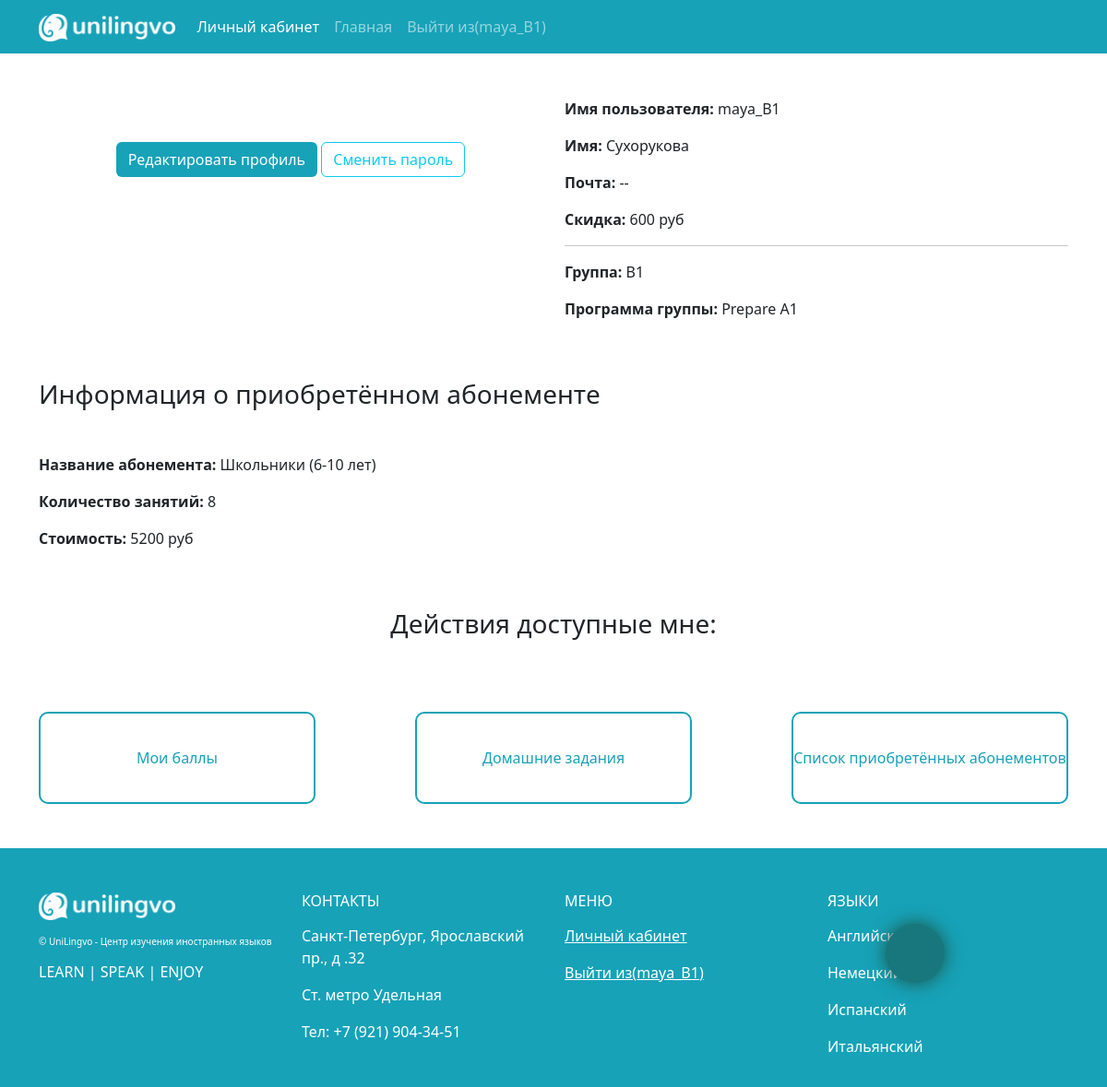
/profiles/personal-area/ (signed in), run on the app's committed database.
### app_profiles/models.py (models this page shows, shortened)
class Student(User):
    photo      = models.ImageField(upload_to = get_file_path, verbose_name="Фотография", blank = True)
    group      = models.ForeignKey(LearingGroup, on_delete=models.CASCADE, verbose_name="Группа")
    date_born   = models.DateField(verbose_name="Дата рождения", blank=True, null=True)
    discount  = models.ForeignKey("app_abonements.Discount", on_delete=models.RESTRICT, verbose_name="Скидка", blank=True, null=True)
    class Meta:
        verbose_name = "Ученик"
        verbose_name_plural = "Ученики"

### app_abonements/models.py (models this page shows, shortened)
class Discount(models.Model):
    discount = models.IntegerField("Значение скидки")
    value = models.CharField("Величина", choices=discount_CHOICES, max_length=255)
    class Meta:
        verbose_name = "Значение скидоки"
        verbose_name_plural = "Значения скидок"
    def __str__(self):
        return f"{self.discount} {self.value}"

class PaymentAbonement(models.Model):
    student = models.ForeignKey(Student, on_delete=models.CASCADE, verbose_name="Какой студент")
    abonement = models.ForeignKey(Abonement , on_delete=models.CASCADE, verbose_name="Какой абонемент")
    date_start = models.DateField(verbose_name="Дата старта абонемента")
    date_payment = models.DateField(verbose_name="Дата оплаты абонемента абонемента")
    class Meta:
        verbose_name = "Оплата абонемента"
        verbose_name_plural = "Оплаты абонементов"

class Abonement(models.Model):
    name = models.CharField(verbose_name="Название абонемента", max_length=255)
    amount_lesson = models.IntegerField(verbose_name="Кол-во занятий")
    price = models.IntegerField(verbose_name="Стоимость абонемента (руб.)")
    duration = models.CharField(verbose_name="Продолжительность 1 занятия", max_length=255)
    description  = models.TextField(verbose_name="Описание")
    course = models.ManyToManyField(TrainingProgramm, verbose_name="К какому курсу", related_name='abonement_courses')
    photo = models.ImageField(verbose_name="Фото", upload_to=get_file_path)
    class Meta:
        verbose_name = "Абонемент"
        verbose_name_plural = "Абонементы"

### app_lancen/models.py (models this page shows, shortened)
class LearingGroup(models.Model):
    name = models.CharField(verbose_name='Название группы', max_length=255)
    level = models.CharField(verbose_name='Уровень', max_length=255)
    description = models.TextField(verbose_name="Описание (программа обучения и пр.)")
    class Meta:
        verbose_name = "Учебная группа"
        verbose_name_plural = "Учебные группы"
        db_table = "learning_group"

### app_profiles/views.py (the view)
# urls.py: path('personal-area/', PersonalArea.as_view(), name='personal_area'),
class PersonalArea(DataMixin, LoginRequiredMixin, TemplateView):
    login_url = reverse_lazy('profiles:login')
    template_name = 'app_profiles/personal-area.html'
    def get_context_data(self, **kwargs):
        context = super().get_context_data(**kwargs)
        data_mixin_context = self.get_user_context(title = "Личный кабинет", test = "test")
        if self.request.user.groups.filter(name='teacher').exists():
            context["techer_user"] = Teacher.objects.get(id = self.request.user.id)
        if self.request.user.groups.filter(name='student').exists():
            context["student_user"] = Student.objects.get(id = self.request.user.id)
        return dict(list(context.items()) + list(data_mixin_context.items()))

### app_lancen/utils.py (called while the page is built)
def get_student(id):
    try:
        return Student.objects.get(pk = id)
    except:
        return False

    def get_user_context(self, **kwargs):
        context = kwargs
        modern_menu = menu.copy()
        if  self.request.user.is_authenticated:
            modern_menu.append({'title' : "Личный кабинет" , 'link' : 'profiles:personal_area'})
        if self.request.user.groups.filter(name='teacher').exists():
            context["pers_area_items"] = teacher_pers_area_items
        if self.request.user.groups.filter(name='student').exists():
            context["pers_area_items"] = student_pers_area_items
        if self.request.user.is_superuser:
            context["pers_area_items"] = admin_pers_area_items
        context['menu'] = modern_menu
        context["recall_form"] = RecallForm
        context['contact_form'] = ContactForm
        return context

### app_profiles/templatetags/app_profiles_tags.py (called while the page is built)
@register.simple_tag()
def teacher_or_student(user_id):
    if get_student(user_id):
        return "student"
    elif get_teacher(user_id):
        return "teacher"
    else:
        return False

@register.inclusion_tag('templatetags/app_profiles/student_profile.html')
def student_profile(id_user):
    student = Student.objects.get(pk = id_user)
    abonement_info =  PaymentAbonement.objects.filter(student_id = id_user).order_by('-id')[0]
    return {'student': student, 'abonement_info': abonement_info}

### templates/app_profiles/personal-area.html (shortened to what this page needs)
{% extends 'base.html' %}
{% load bootstrap5 %}
{% load static %}
{% load app_profiles_tags %}
{% block other_css %}
<link rel="stylesheet" href="{% static 'app_profiles/css/profile.css' %}">
{% endblock other_css %}
{% block content %}
<section>
    {%  teacher_or_student request.user.id as role_user %}
    {% if role_user == "student" %} {% student_profile request.user.id %}{% endif %}
</section>
<section class = "pt-5 pb-5">
    <h3 class = "text-center">Действия доступные мне:</h3>
    <div class="d-flex justify-content-lg-between justify-content-center flex-wrap mt-5">
        {% for item in pers_area_items  %}
            <a class = "control_panel_link" href="{% url item.link %}">{{item.title}}</a>
        {% endfor %}
    </div>
</section>
{% endblock content %}

### templates/base.html (shortened to what this page needs)
<!DOCTYPE html>
<html lang="en" class="h-100">
<head>
    {% load static %}
    {% load bootstrap5 %}
    {% load bootstrap_icons %}
    {% bootstrap_css %}
    <link type="text/css" href="{% static 'app_lancen/css/style.css' %}" rel="stylesheet" />
    <link rel="stylesheet" href="https://cdn.jsdelivr.net/npm/bootstrap-icons@1.9.1/font/bootstrap-icons.css">
    {% block other_css %}{% endblock other_css %}
</head>
<body class="d-flex flex-column h-100">
    <header>
        <nav class="navbar navbar-expand-lg navbar-dark my_bg_info" >
            <div class="container">
              <a class="navbar-brand" href="{% url 'lancen:index' %}">
                <img src="{% static 'app_lancen/img/new_lancen_logo.png' %} " alt="" style = "height:30px;">
              </a>
              <div class="collapse navbar-collapse" id="navbarSupportedContent">
                <ul class="navbar-nav me-auto mb-2 mb-lg-0">
                    {% for m in menu %}
                    <li class="nav-item">
                        <a class="nav-link" href="{% url m.link  %}" >
                            {{m.title}}
                        </a>
                    </li>
                    {% endfor %}
                    <li class="nav-item"><a class="nav-link" href="https://unilingvo.ru/">Главная</a></li>
                    <li class="nav-item">
                        {% if not request.user.is_authenticated %}
                        <a class="nav-link" href="{% url 'profiles:login' %}">Авторизация</a>
                        {% else %}
                        <a class="nav-link" href="{% url 'profiles:logout' %}">Выйти из({{request.user.username}})</a>
                        {% endif %}
                    </li>
                </ul>
              </div>
            </div>
        </nav>
    </header>
    <main>
        <div class="container">
            {% block content %}{% endblock content %}
        </div>
    </main>
    <footer class="footer mt-auto py-3 my_bg_info pt-5">
        <div class="container">
            <div class="row text-white">
                <div class="col-lg-3 col-md-6 col-sm-12">
                    <div class="logo" >
                        <img src="{% static 'app_lancen/img/new_lancen_logo.png' %} " alt="" style = "height:30px;">
                    </div>
                    <div class="mt-3">
                        <p style = "font-size: 10px;">&copy; UniLingvo - Центр изучения иностранных языков</p>
                        <h6>LEARN | SPEAK | ENJOY</h6>
                    </div>
                </div>
                <div class="col-lg-3 col-md-6 col-sm-12">
                   <h6 class = "">КОНТАКТЫ</h6>
                    <p class = "mt-3"> Санкт-Петербург, Ярославский пр., д .32</p>
                    <p class = "mt-3"> Ст. метро Удельная</p>
                    <p class = "mt-3"> Тел: +7 (921) 904-34-51</p>
                </div>
                <div class="col-lg-3 col-md-6 col-sm-12 ">
                    <h6 class = "">МЕНЮ</h6>
                    {% for m in menu  %}
                        <p class = "mt-3"> <a href="{% url m.link %}" class = "text-white">{{m.title}}</a></p>
                    {% endfor %}
                    {% if not request.user.is_authenticated %}
                    <p class = "mt-3"><a class="text-white" href="{% url 'profiles:login' %}">Авторизация</a></p>
                    {% else %}
                    <p class = "mt-3"><a class="text-white" href="{% url 'profiles:logout' %}">Выйти из({{request.user.username}})</a></p>
                    {% endif %}
                </div>
                <div class="col-lg-3 col-md-6 col-sm-12">
                    <h6 class = "">ЯЗЫКИ</h6>
                    <p class = "mt-3"> Английский</p>
                    <p class = "mt-3"> Немецкий</p>
                    <p class = "mt-3"> Испанский</p>
                    <p class = "mt-3"> Итальянский</p>
                </div>
            </div>
        </div>
    </footer>
{% block call_icons %}
    <div class="call_button_wrapper">
        {% if request.user.is_authenticated %}
        <a class="animate_icon call_icon_main" data-bs-toggle="offcanvas" href="#offcanvasExample" role="button" aria-controls="offcanvasExample">
        </a>
        {% endif %}
    </div>
{% endblock call_icons %}
</body>
</html>

### templates/templatetags/app_profiles/student_profile.html (shortened to what this page needs)
{% load static %}
<div class="row pt-5 pb-5">
    <div class="col-lg-6 align-items-center">
        <div class="mt-5 text-center">
            <a class = "btn my_bg_info text-white" href="{% url 'profiles:edit_student' student.id %}"> Редактировать профиль</a>
            <a class = "btn btn-outline-info" href="{% url 'profiles:change_password' %}">Сменить пароль</a>
        </div>
    </div>
    <div class="col-lg-6">
        <p><b>Имя пользователя:</b> {{student.username}}</p>
        <p><b>Имя:</b> {{student.last_name}}</p>
        <p><b>Почта:</b> {% if student.email %} {{student.email}} {% else %} -- {% endif %} </p>
        <p><b>Скидка:</b> {% if student.discount %} {{student.discount}} {% else %} -- {% endif %}</p>
        <hr>
        <p><b>Группа:</b> {{student.group.name}}</p>
        <p><b>Программа группы:</b> {{student.group.description}}</p>
    </div>
</div>
{% if abonement_info %}
    <div class="abonement_info">
        <h3>Информация о приобретённом абонементе</h3>
        <div class="info_block mt-5">
            <p><b>Название абонемента:</b>  {{ abonement_info.abonement.name}} </p>
            <p><b>Количество занятий:</b> {{ abonement_info.abonement.amount_lesson}}</p>
            <p><b>Стоимость:</b> <span class="result"></span> </p>
        </div>
    </div>
{% endif %}

### app_lancen/static/app_lancen/css/style.css (style rules this page uses)
.my_bg_info { background-color:#17a2b8 !important; }
.call_button_wrapper { display: flex; justify-content: space-between; align-items: center; width: 180px; position: fixed; top: 85%; right: 5%; z-index: 2; }
.message_icon_main, .call_icon_main, .arrow_up { min-width: 4.0rem; min-height: 4.0rem; display: flex; justify-content: center; align-items: center; font-size: 1.0rem; color: white; border-radius: 100%; background-color: #17777c; box-shadow: 0 0 20px #1d5243; cursor: pointer; transition: 5s all ease; }

### app_profiles/static/app_profiles/css/profile.css (style rules this page uses)
.control_panel_link { width: 300px; height: 100px; border-radius: 10px; text-decoration: none; border: 2px solid #17a2b8; color: #17a2b8; display: flex; justify-content: center; align-items: center; margin-top: 30px; }

### data on the page
Student: discount "600 руб", group.name "B1", group.description "Prepare A1"
PaymentAbonement: abonement.name "Школьники (6-10 лет)", abonement.amount_lesson "8"

### other printed values
{{ m.title }} "Личный кабинет"
{{ request.user.username }} "maya_B1"
{{ student.username }} "maya_B1"
{{ student.last_name }} "Сухорукова"
{{ item.title }} "Мои баллы" "Домашние задания" "Список приобретённых абонементов"
